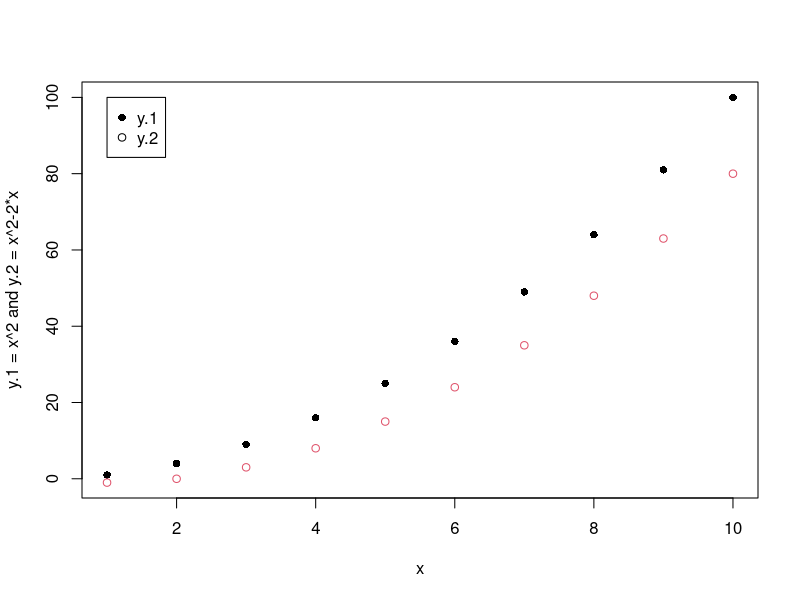

The R script that drew this image:
## ---- chunk 1
knitr::opts_chunk$set(echo = TRUE)
## ---- chunk 2
x <- 1:10 # creates a vector of length 10, this will become the x-axes
y.1 <- x^2 # two more vectors of length 10
y.2 <- x^2 - 2*x

matplot(x, cbind(y.1, y.2), pch = c(16, 1), xlab = "x", ylab = "y.1 = x^2 and y.2 = x^2-2*x")
legend(1, 100, legend = c("y.1","y.2"), pch = c(16, 1)) 
